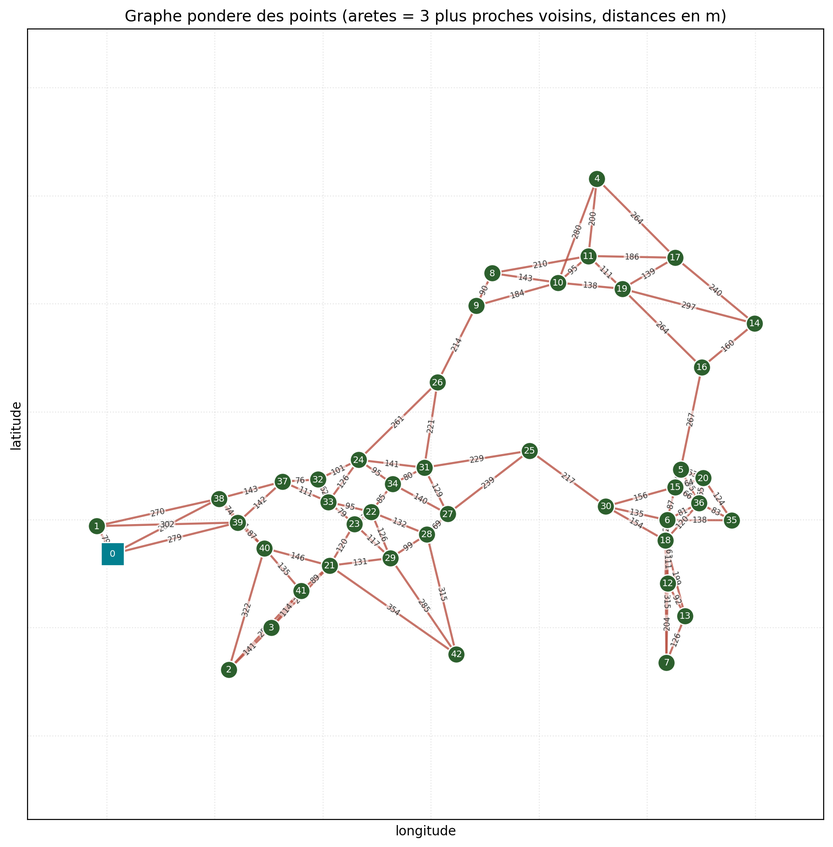
#> input picture graph_view.png, 833 x 847 px, shrunk from 1784 x 1815 before the run
$ python make_report.py
#> lines starting #> are read from the running program, lines starting #| are printed output that depends on the picture
# -*- coding: utf-8 -*-
"""
make_report.py — Genere un RAPPORT PDF expliquant tout le projet :
    le probleme (TSP), les noeuds (donnees), chaque etape du pipeline,
    et chacun des algorithmes (plus proche voisin, 2-opt, Held-Karp, force brute),
    avec les resultats obtenus et les figures.

Aucune dependance lourde : uniquement matplotlib (deja installe).
Lit, si presents : results.csv, coords.csv, et les images PNG deja produites.

Sortie : rapport_tipe.pdf
"""
import os
import csv
import textwrap
import matplotlib
matplotlib.use("Agg")
import matplotlib.pyplot as plt
from matplotlib.backends.backend_pdf import PdfPages

PAGE = (8.27, 11.69)          # A4 portrait (pouces)
INK = "#1A1A1A"
ACCENT = "#B85042"
TEAL = "#028090"
GREEN = "#2C5F2D"


# ==========================================================================
#  Petit moteur de mise en page : du texte qui "coule" sur plusieurs pages
# ==========================================================================
class Doc:
    def __init__(self, pdf):
        self.pdf = pdf
        self.fig = None
        self._new_page()

    def _new_page(self):
        if self.fig is not None:
            self._flush()
        self.fig = plt.figure(figsize=PAGE)
        self.y = 0.945
        self.fig.text(0.92, 0.035, "TIPE 13530 — Tournees de collecte",
                      ha="right", va="center", fontsize=7, color="#999999")

    def _flush(self):
        self.pdf.savefig(self.fig)
        plt.close(self.fig)
        self.fig = None

    def _need(self, h):
        if self.y - h < 0.06:
            self._new_page()

    def _line(self, text, x, size, lh, color=INK, family="sans-serif",
              weight="normal", style="normal"):
        self._need(lh)
        self.fig.text(x, self.y, text, fontsize=size, color=color,
                      family=family, weight=weight, style=style,
                      ha="left", va="top")
        self.y -= lh

    def h1(self, text):
        self.y -= 0.010
        self._need(0.060)
        self.fig.text(0.08, self.y, text, fontsize=17, color=INK,
                      weight="bold", ha="left", va="top")
        self.y -= 0.034
        self.fig.add_artist(plt.Line2D([0.08, 0.92], [self.y + 0.006, self.y + 0.006],
                                       color=ACCENT, lw=2,
                                       transform=self.fig.transFigure))
        self.y -= 0.018

    def h2(self, text):
        self.y -= 0.006
        self._line(text, 0.08, 12.5, 0.030, color=ACCENT, weight="bold")

    def body(self, text, width=92):
        for para in text.split("\n"):
            if not para.strip():
                self.y -= 0.010
                continue
            for ln in textwrap.wrap(para, width=width):
                self._line(ln, 0.08, 10, 0.0192)
        self.y -= 0.004

    def bullet(self, text, width=88):
        lines = textwrap.wrap(text, width=width)
        for k, ln in enumerate(lines):
            prefix = "•  " if k == 0 else "   "
            self._line(prefix + ln, 0.095, 10, 0.0192)

    def code(self, text, width=92):
        self.y -= 0.004
        for ln in text.split("\n"):
            for sub in textwrap.wrap(ln, width=width, subsequent_indent="    ",
                                     drop_whitespace=False) or [""]:
                self._line(sub.rstrip("\n"), 0.10, 8.3, 0.0165,
                           color="#173A5E", family="monospace")
        self.y -= 0.006

    def space(self, h=0.012):
        self.y -= h

    def finish(self):
        self._flush()


# ==========================================================================
#  Pages "image pleine"
# ==========================================================================
def image_page(pdf, path, title, caption):
    fig = plt.figure(figsize=PAGE)
    fig.text(0.08, 0.95, title, fontsize=15, weight="bold", color=INK,
             ha="left", va="top")
    fig.add_artist(plt.Line2D([0.08, 0.92], [0.925, 0.925], color=ACCENT, lw=2,
                              transform=fig.transFigure))
    if os.path.exists(path):
        img = plt.imread(path)
        ax = fig.add_axes([0.08, 0.16, 0.84, 0.74])
        ax.imshow(img)
        ax.axis("off")
    else:
        fig.text(0.5, 0.5, f"(image '{path}' absente — relance le script qui la produit)",
                 ha="center", va="center", fontsize=11, color="#999999")
    for k, ln in enumerate(textwrap.wrap(caption, width=100)):
        fig.text(0.08, 0.13 - k * 0.020, ln, fontsize=9.5, color="#444444",
                 ha="left", va="top")
    fig.text(0.92, 0.035, "TIPE 13530 — Tournees de collecte", ha="right",
             va="center", fontsize=7, color="#999999")
    pdf.savefig(fig)
    plt.close(fig)


# ==========================================================================
#  Donnees auxiliaires
# ==========================================================================
def read_results():
    rows = []
    if os.path.exists("results.csv"):
        with open("results.csv", newline="") as f:
            r = csv.DictReader(f)
            for row in r:
                rows.append(row)
    return rows


def n_points():
    if os.path.exists("coords.csv"):
        return sum(1 for _ in open("coords.csv")) - 1
    return None


def fmt_sec(s):
    s = float(s)
    m, sec = divmod(int(round(s)), 60)
    return f"{m} min {sec:02d} s"


# ==========================================================================
#  Construction du rapport
# ==========================================================================
def cover(pdf, n):
    fig = plt.figure(figsize=PAGE)
    fig.add_artist(plt.Rectangle((0, 0.82), 1, 0.18, color=TEAL,
                                 transform=fig.transFigure))
    fig.text(0.5, 0.90, "TIPE — Tournees de collecte", ha="center", va="center",
             fontsize=23, weight="bold", color="white")
    fig.text(0.5, 0.855, "Du nuage de points au meilleur cycle : code & algorithmes",
             ha="center", va="center", fontsize=12, color="white")
    fig.text(0.5, 0.70, "Probleme du voyageur de commerce (TSP)\n"
                        "applique a une collecte de dechets a Meknès",
             ha="center", va="center", fontsize=14, color=INK)
    npts = f"{n} points" if n else "n points"
    fig.text(0.5, 0.58,
             f"Jeu de donnees : {npts} (1 depot + arrets)\n"
             "3 algorithmes compares : plus proche voisin, 2-opt, Held-Karp",
             ha="center", va="center", fontsize=11.5, color="#444444")
    fig.text(0.5, 0.40,
             "Pipeline :\n\n"
             "points.geojson  ->  step1  ->  matrice des temps\n"
             "matrice  ->  step2  ->  resolution & comparaison\n"
             "meilleur tour  ->  step3  ->  carte\n"
             "points  ->  step4  ->  graphe pondere + matrice d'adjacence",
             ha="center", va="center", fontsize=10.5, color=INK, family="monospace")
    fig.text(0.5, 0.10, "Rapport genere automatiquement par make_report.py",
             ha="center", va="center", fontsize=8.5, color="#999999",
             style="italic")
    pdf.savefig(fig)
    plt.close(fig)


def main():
    n = n_points()
    results = read_results()

    with PdfPages("rapport_tipe.pdf") as pdf:
        cover(pdf, n)
        d = Doc(pdf)

        # ---- 1. Le probleme et les noeuds ----
        d.h1("1. Le probleme et les noeuds")
        d.body(
            "On modelise une tournee de collecte par le PROBLEME DU VOYAGEUR DE "
            "COMMERCE (TSP, Travelling Salesman Problem). Un camion part d'un "
            "depot, doit passer une seule fois par chaque point de collecte, puis "
            "revenir au depot. On cherche le CYCLE de duree totale minimale.")
        d.h2("Les noeuds (sommets du graphe)")
        d.body(
            "Chaque point de collecte est un NOEUD. Les coordonnees viennent du "
            "fichier points.geojson (exporte de geojson.io), au format "
            "[longitude, latitude]. Regle essentielle : le PREMIER point du "
            "fichier est le DEPOT (depart et arrivee du cycle), il porte l'indice 0.")
        if n:
            d.body(f"Jeu de donnees courant : {n} noeuds (le depot n0 + {n-1} arrets). "
                   "Les coordonnees, dans l'ordre, sont stockees dans coords.csv.")
        d.h2("Les aretes (le graphe est complet)")
        d.body(
            "Entre deux noeuds quelconques on peut toujours se deplacer : le graphe "
            "est COMPLET. Le poids d'une arete est le TEMPS de trajet estime. Pour "
            f"{n or 'n'} noeuds il y a n(n-1)/2 = "
            f"{(n*(n-1)//2) if n else 'n(n-1)/2'} aretes non orientees : on ne peut "
            "pas toutes les dessiner lisiblement, mais la MATRICE D'ADJACENCE les "
            "contient toutes (voir derniere section, figures).")

        # ---- 2. Pipeline / les etapes ----
        d.h1("2. Les etapes du code (pipeline)")
        d.body("Le projet est decoupe en scripts independants, chacun produisant "
               "des fichiers lus par le suivant.")

        d.h2("step1_build_matrix.py — construire la matrice des temps")
        d.body(
            "Entree : points.geojson. Sortie : travel_time_matrix.csv (matrice n x n "
            "en SECONDES) et coords.csv. Deux methodes au choix (parametre METHOD) :")
        d.bullet('METHOD = "hypothesis" (defaut) : HYPOTHESE FORTE. Le temps entre '
                 'deux points = distance a vol d\'oiseau / vitesse moyenne constante. '
                 'Distance calculee par la formule de HAVERSINE (sur la sphere). '
                 'Aucun reseau, aucun acces Internet, instantane.')
        d.bullet('METHOD = "osm" : reseau routier reel via OSMnx. Le temps = plus '
                 'court chemin (Dijkstra) sur le vrai graphe des rues, ou chaque '
                 'troncon a une vitesse selon son type. Plus fidele, mais lourd '
                 '(Internet + dependances).')
        d.body("Formules clefs du mode hypothese :")
        d.code(
            "v_ms      = AVG_SPEED_KMH / 3.6          # km/h -> m/s\n"
            "d         = haversine_m(i, j) * DETOUR_FACTOR\n"
            "T[i][j]   = d / v_ms                      # temps = distance / vitesse")
        d.body("DETOUR_FACTOR = 1.0 correspond au vol d'oiseau pur (hypothese la plus "
               "forte) ; ~1.3 approche grossierement les detours routiers.")

        d.h2("step2_solve.py — resoudre et comparer")
        d.body(
            "Entree : travel_time_matrix.csv. Lance les trois algorithmes, mesure le "
            "temps de chaque cycle ET le temps de calcul, puis ecrit results.csv et "
            "best_tour.json. Si SYMMETRIZE = True, la matrice est rendue symetrique "
            "( T[i][j] <- (T[i][j]+T[j][i])/2 ) : necessaire pour que le 2-opt soit "
            "justifie. Held-Karp n'est lance que si n <= HELD_KARP_MAX (15 par "
            "defaut), car son cout explose.")

        d.h2("step3_plot_map.py — visualiser le meilleur tour")
        d.body(
            "Entree : best_tour.json + coords.csv (+ road_graph.graphml si dispo). "
            "Si le graphe routier existe (mode osm), trace l'itineraire reel le long "
            "des rues ; sinon trace un SCHEMA (segments droits dans l'ordre de "
            "visite). Sortie : best_tour.png.")

        d.h2("step4_graph.py — graphe pondere + matrice d'adjacence")
        d.body(
            "Entree : coords.csv. Construit le graphe (networkx), place chaque noeud "
            "a sa vraie position geographique et etiquette les aretes par leur "
            "distance. Sorties : graph_view.png (les K plus proches voisins, pour la "
            "lisibilite), adjacency_heatmap.png (toute la matrice n x n en carte de "
            "chaleur) et adjacency_matrix_m.csv (distances en metres).")

        d.h2("tsp_core.py — la bibliotheque d'algorithmes")
        d.body("Module importe par step2. Contient les trois algorithmes plus des "
               "utilitaires (lecture de matrice, symetrisation, longueur d'un tour, "
               "force brute de verification). Aucun acces reseau.")
        d.code(
            "def tour_length(tour, D):\n"
            "    n = len(tour)\n"
            "    return sum(D[tour[i]][tour[(i+1) % n]] for i in range(n))")

        # ---- 3. Algorithme 1 : plus proche voisin ----
        d.h1("3. Algorithme 1 — Plus proche voisin (glouton)")
        d.body(
            "Idee : partir d'un sommet, et a chaque etape aller vers le point NON "
            "ENCORE VISITE le plus proche. Simple et tres rapide, mais GLOUTON : il "
            "ne revient jamais sur ses choix et peut se piéger (les derniers sauts "
            "sont parfois tres longs).")
        d.h2("Pseudocode")
        d.code(
            "tour = [depart] ; visite[depart] = vrai ; courant = depart\n"
            "repeter (n-1) fois :\n"
            "    j* = argmin_{ j non visite } D[courant][j]\n"
            "    ajouter j* au tour ; visite[j*] = vrai ; courant = j*\n"
            "renvoyer tour")
        d.h2("Complexite et variante")
        d.bullet("Cout : O(n^2) pour un depart fixe.")
        d.bullet("nearest_neighbor_best_start : on relance depuis CHAQUE sommet et "
                 "on garde le meilleur tour -> O(n^3), souvent nettement meilleur.")
        d.body("Sans garantie d'optimalite : c'est une HEURISTIQUE (solution "
               "approchee, pas forcement la meilleure).")

        # ---- 4. Algorithme 2 : 2-opt ----
        d.h1("4. Algorithme 2 — 2-opt (amelioration locale)")
        d.body(
            "Idee : partir d'un tour existant (ici le meilleur plus-proche-voisin) "
            "et l'AMELIORER en defaisant les croisements. On choisit deux aretes du "
            "tour, on les retire, et on RENVERSE le segment intermediaire pour les "
            "reconnecter autrement. Si le nouveau tour est plus court, on le garde. "
            "On repete jusqu'a ne plus trouver d'amelioration (OPTIMUM LOCAL).")
        d.h2("Le test de gain")
        d.body("Pour les aretes (a,b) et (c,d) du tour, l'echange remplace a-b et "
               "c-d par a-c et b-d. Le gain est :")
        d.code(
            "delta = ( D[a][c] + D[b][d] ) - ( D[a][b] + D[c][d] )\n"
            "si delta < 0 :  on inverse le segment  tour[i..j]  (amelioration)")
        d.h2("Proprietes")
        d.bullet("Cout : O(n^2) par passe ; quelques passes suffisent en pratique.")
        d.bullet("SUPPOSE une matrice SYMETRIQUE (inverser un segment ne change pas "
                 "son cout) — d'ou le parametre SYMMETRIZE de step2.")
        d.bullet("Donne un OPTIMUM LOCAL : meilleur que le glouton, sans garantie "
                 "d'etre l'optimum global.")

        # ---- 5. Algorithme 3 : Held-Karp ----
        d.h1("5. Algorithme 3 — Held-Karp (exact)")
        d.body(
            "Resolution EXACTE par PROGRAMMATION DYNAMIQUE. On note C[(S, j)] le cout "
            "du plus court chemin qui part du depot 0, visite exactement l'ensemble "
            "de sommets S, et se termine au sommet j. On construit ces valeurs des "
            "petits ensembles vers les grands.")
        d.h2("Recurrence")
        d.code(
            "C[{j}, j]   = D[0][j]\n"
            "C[S, j]     = min_{ i in S, i != j }  ( C[S \\ {j}, i] + D[i][j] )\n"
            "cout optimal = min_j  ( C[{1..n-1}, j] + D[j][0] )")
        d.body("Les ensembles S sont codes par des ENTIERS (masques de bits) : le "
               "bit k vaut 1 si le sommet k est dans S. On reconstruit le tour en "
               "remontant les choix (le 'parent' memorise a chaque etape).")
        d.h2("Complexite — pourquoi on ne l'utilise que sur petites instances")
        d.bullet("Temps : O(n^2 * 2^n).  Memoire : O(n * 2^n).")
        d.bullet("Croissance EXPONENTIELLE : a n=43, 2^43 ~ 8.8 * 10^12 etats -> "
                 "impossible. D'ou HELD_KARP_MAX = 15 (au-dela on saute l'algo).")
        d.bullet("Usage : sur un sous-quartier de <= 15 points, il donne l'OPTIMUM "
                 "EXACT, qui sert d'ETALON pour mesurer l'ecart (%) des heuristiques.")
        d.h2("force brute (verification)")
        d.body("brute_force enumere les (n-1)! tours possibles : utilisable seulement "
               "pour n <= ~10. Sert a verifier que Held-Karp renvoie bien le meme "
               "optimum.")

        # ---- 6. Resultats ----
        d.h1("6. Resultats obtenus")
        if results:
            d.body("Comparaison sur le jeu de donnees courant "
                   f"({n} noeuds, mode hypothese, matrice symetrisee) :")
            d.space(0.004)
            # tableau
            d._need(0.05)
            d.fig.text(0.08, d.y, "Methode", fontsize=9.5, weight="bold", color=INK)
            d.fig.text(0.62, d.y, "Temps cycle", fontsize=9.5, weight="bold", color=INK)
            d.fig.text(0.80, d.y, "Calcul (s)", fontsize=9.5, weight="bold", color=INK)
            d.y -= 0.024
            best = min(results, key=lambda r: float(r["longueur_secondes"]))
            for row in results:
                is_best = row is best
                col = ACCENT if is_best else INK
                w = "bold" if is_best else "normal"
                d._need(0.022)
                name = row["methode"]
                d.fig.text(0.08, d.y, name[:46], fontsize=9, color=col, weight=w)
                d.fig.text(0.62, d.y, fmt_sec(row["longueur_secondes"]),
                           fontsize=9, color=col, weight=w)
                d.fig.text(0.80, d.y, f'{float(row["temps_calcul_s"]):.4f}',
                           fontsize=9, color=col, weight=w)
                d.y -= 0.022
            d.space(0.010)
            d.body(f"Meilleur cycle : {best['methode']} "
                   f"= {fmt_sec(best['longueur_secondes'])}. Le 2-opt ameliore "
                   "nettement le glouton : il supprime les croisements que le plus "
                   "proche voisin laisse en fin de parcours.")
            d.body("Note : Held-Karp est absent ci-dessus car n > 15. Pour obtenir "
                   "l'ecart exact a l'optimum, relancer le pipeline sur un "
                   "sous-quartier de <= 15 points (section 7 du README).")
        else:
            d.body("(results.csv introuvable — lance d'abord python step2_solve.py.)")

        # ---- 7. Parametres & rigueur ----
        d.h1("7. Parametres a defendre & limites du modele")
        d.bullet("AVG_SPEED_KMH : vitesse moyenne supposee (~20-30 km/h en ville) — "
                 "hypothese forte a justifier.")
        d.bullet("DETOUR_FACTOR : 1.0 (vol d'oiseau) a ~1.3 (approche les detours).")
        d.bullet("SYMMETRIZE : on moyenne les deux sens. Hypothese de modelisation "
                 "(les sens uniques rendent la vraie matrice asymetrique).")
        d.bullet("HELD_KARP_MAX : borne au-dela de laquelle l'exact est saute.")
        d.bullet("On resout un TSP ; la vraie collecte est un probleme de tournees "
                 "sur arcs (CARP/VRP) : simplification assumee.")
        d.bullet("Les temps sont des ESTIMATIONS (vitesses libres, sans trafic) : a "
                 "annoncer comme une premiere approximation / borne.")

        d.finish()

        # ---- Pages figures ----
        image_page(pdf, "graph_view.png",
                   "Figure 1 — Graphe pondere des points",
                   "Chaque noeud est place a sa vraie position (lon, lat). Les aretes "
                   "etiquetees relient chaque point a ses plus proches voisins ; les "
                   "etiquettes donnent la distance en metres. Le carre teal est le depot (0).")
#> in image_page, img is the input picture: shape (847, 833, 4) float32; mean R, G, B, A 0.977, 0.976, 0.974, 1
        image_page(pdf, "adjacency_heatmap.png",
                   "Figure 2 — Matrice d'adjacence (graphe complet)",
                   "La matrice n x n des distances : sombre = proche, clair = lointain. "
                   "La diagonale nulle = distance d'un point a lui-meme. Les blocs sombres "
                   "revelent les groupes de points proches (structure du quartier).")
#> call 2 of image_page, with path = 'adjacency_heatmap.png'
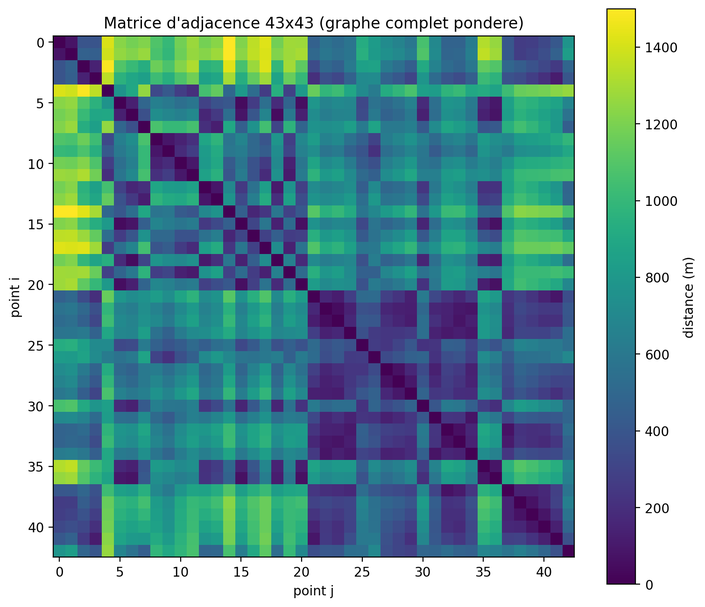
#> input picture adjacency_heatmap.png, 705 x 607 px, shrunk from 1510 x 1300 before the run
#> in image_page, img is the input picture: shape (607, 705, 4) float32; mean R, G, B, A 0.468, 0.626, 0.645, 1
        image_page(pdf, "best_tour.png",
                   "Figure 3 — Meilleur cycle trouve",
                   "Le meilleur tour (ici 2-opt) dans l'ordre de visite. Les numeros "
                   "indiquent l'ordre de passage ; le carre est le depot, depart et arrivee "
                   "du cycle.")
#> call 3 of image_page, with path = 'best_tour.png', title = 'Figure 3 — Meilleur cycle trouve'
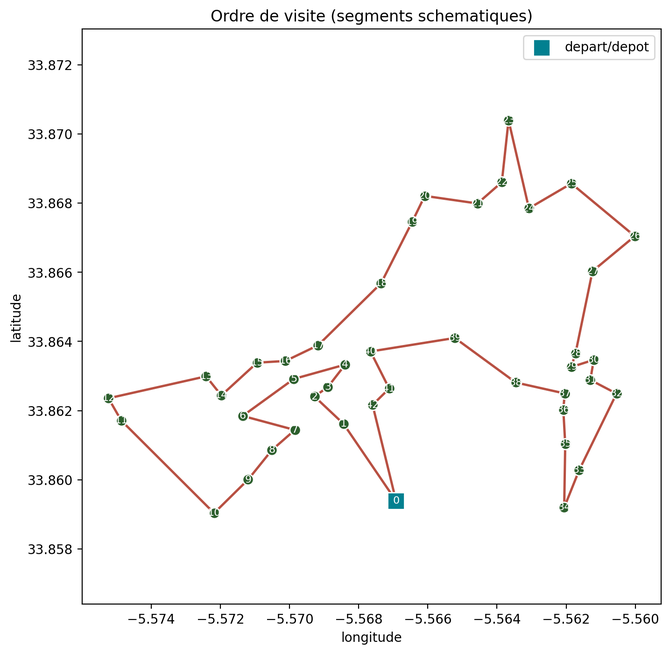
#> input picture best_tour.png, 670 x 654 px, shrunk from 1435 x 1401 before the run
#> in image_page, img is the input picture: shape (654, 670, 4) float32; mean R, G, B, A 0.977, 0.975, 0.973, 1

    print("PDF ecrit -> rapport_tipe.pdf")


if __name__ == "__main__":
    main()
